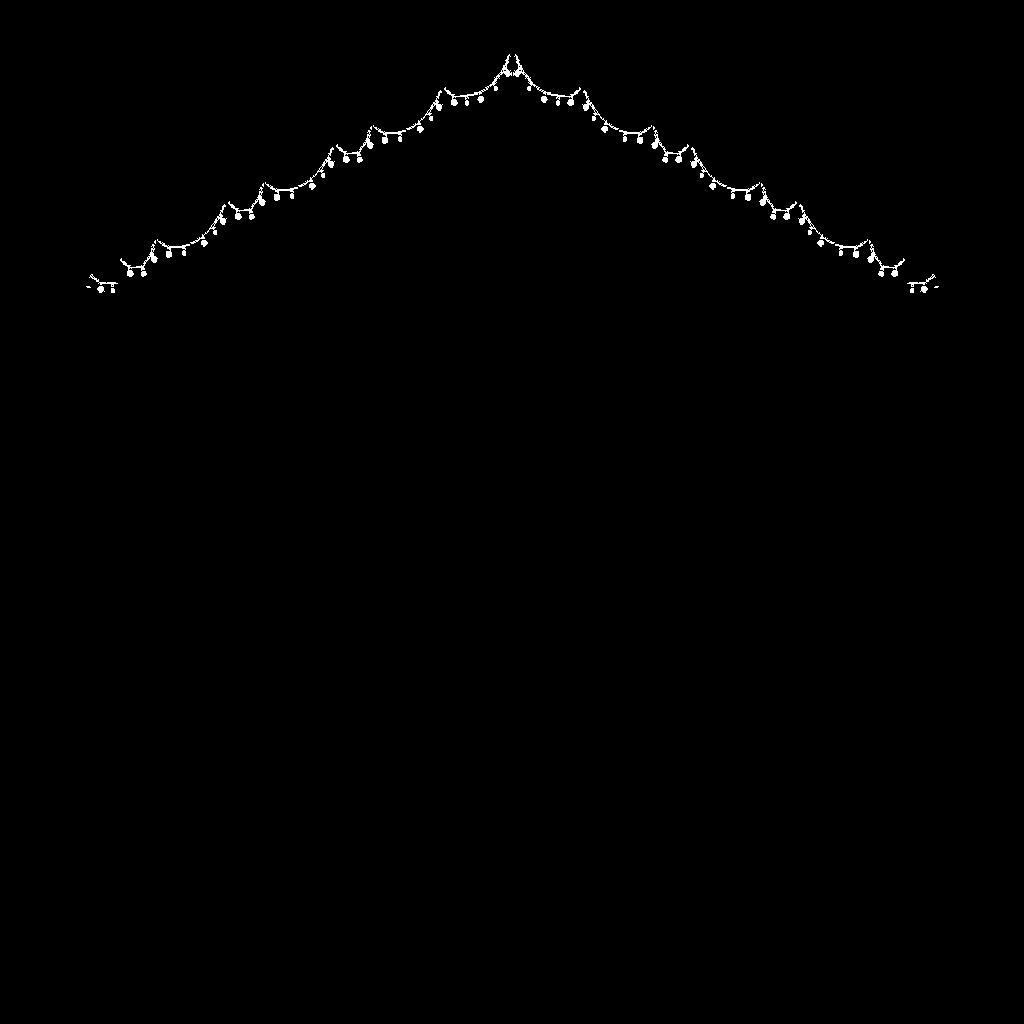

Reproduce this figure in Python.
# AS LUZINHAS À PARTE (relato dele, 16/10/2026: "a janela está passando por cima das luzes"): o cordão pendurado no alto
# das paredes está pintado na casca (casca16.py), e a janela e os objetos da parede, compostos sobre a casca, o cobriam.
# Aqui sai a MÁSCARA dele (as lâmpadas, o brilho em volta e o fio), e o motor (quarto/novo/quarto/montar.mjs) copia
# esses pixels da casca de volta por cima de tudo o que vai na parede.
#   python e2e/pixel-art/salao/luzes16.py   → luzes16.png (branco onde há luzinha)
import os
import numpy as np
from PIL import Image
from scipy.ndimage import binary_dilation, label

AQUI = os.path.dirname(os.path.abspath(__file__))
a = np.array(Image.open(os.path.join(AQUI, 'base16.png')).convert('RGB')).astype(int)
H, W, _ = a.shape
ys, xs = np.mgrid[0:H, 0:W]
casas = np.abs(512 - xs) / 27.0
h = 253 + 14.25 * casas - ys  # a altura acima do chão, na parede
r, g, b = a[..., 0], a[..., 1], a[..., 2]
# A arte é de paleta: a lâmpada são duas cores que só existem nela (f9d65f, fdf9db), e o miolo do fio é quase preto
# (no tijolo, preto assim quase não há). Na faixa do cordão: da lâmpada mais baixa (uns 167 px acima do chão) até a linha
# de baixo da cornija (202 px, que fica de fora: ela é da parede, e passaria por cima da janela), e só as 16 casas de
# cada parede (a quina de fora é escura).
faixa = (h > 158) & (h < 201.5) & (np.abs(512 - xs) <= 432)
cor = (r << 16) | (g << 8) | b
lampada = faixa & np.isin(cor, [0xf9d65f, 0xfdf9db])
miolo = faixa & (r + g + b < 45)
# em volta do miolo, o contorno escuro do fio e o soquete da lâmpada (um pixel)
viz = binary_dilation(lampada | miolo, structure=np.ones((3, 3)))
m = lampada | miolo | (viz & faixa & (r + g + b < 140) & ~lampada)
# os pontinhos soltos no tijolo (uma fresta preta sem lâmpada nem fio em volta) saem
rot, n = label(m, structure=np.ones((3, 3)))
fica = (np.bincount(rot.ravel()) >= 6) | (np.bincount(rot.ravel(), weights=lampada.ravel()) > 0)
fica[0] = False
m = fica[rot]
print('pixels:', int(m.sum()))
Image.fromarray((m * 255).astype(np.uint8)).save(os.path.join(AQUI, 'luzes16.png'), optimize=True)
